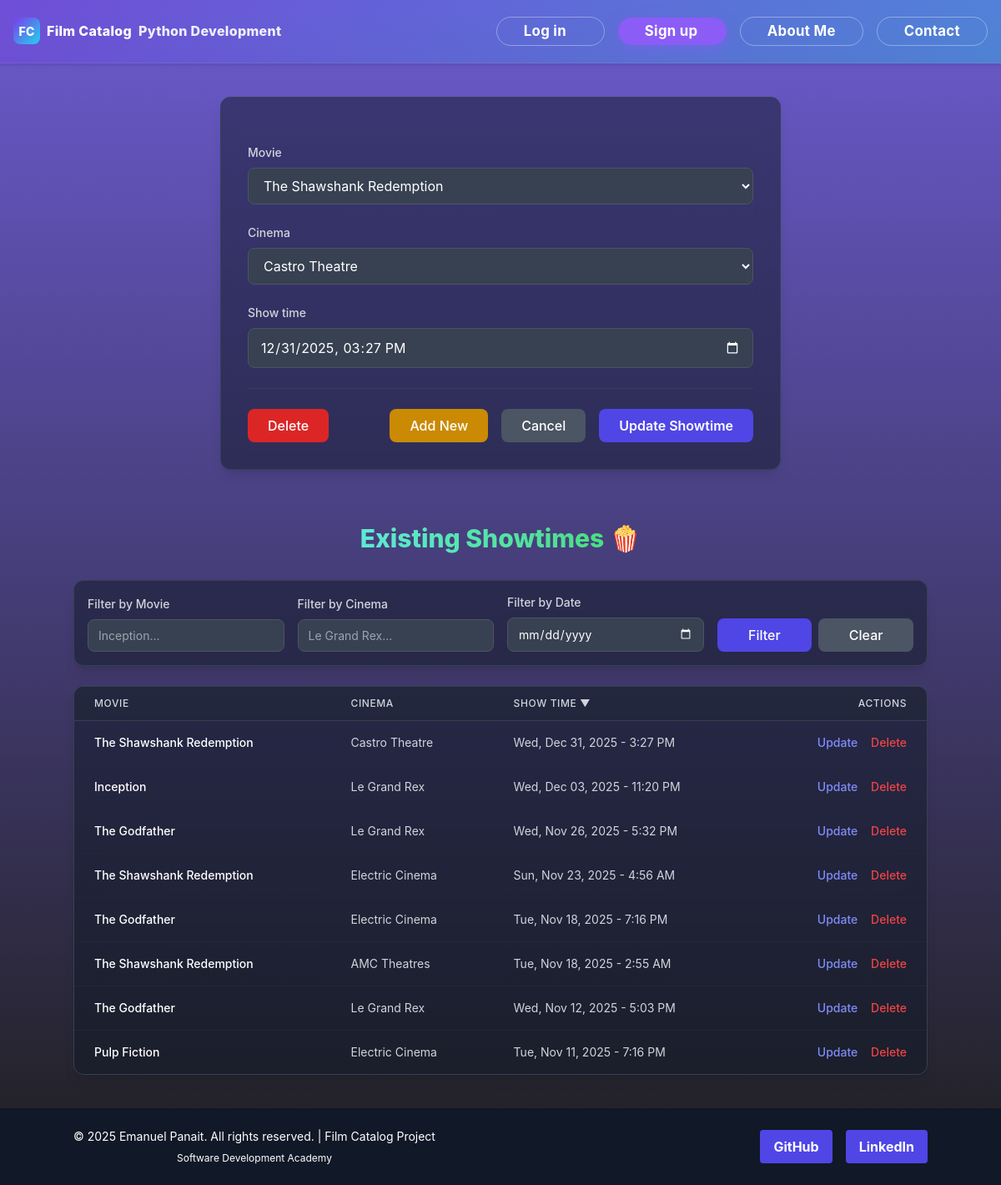
/schedule/12/update/, run on the app's committed database.
### viewer/models.py (models this page shows, shortened)
class Showtime(models.Model):
    movie = models.ForeignKey(Movie, on_delete=models.CASCADE, related_name="showtimes")
    cinema = models.ForeignKey(Cinema, on_delete=models.CASCADE, related_name="cinema_showtimes")
    show_time = models.DateTimeField()

class Movie(models.Model):
    title = models.CharField(max_length=200, blank=True, null=True)
    director = models.CharField(max_length=200, blank=True, null=True, db_column='director')
    year = models.IntegerField(blank=True, null=True, db_column='year')
    genre_movie = models.CharField(max_length=50, blank=True, null=True, db_column='genre_movie')
    cinema_price = models.IntegerField(blank=True, null=True, db_column='cinema_price')  # deprecated
    bio = models.TextField(blank=True, null=True)
    rating = models.IntegerField(blank=True, null=True, db_column='rating')
    profile_picture = models.ImageField(upload_to='movie_covers/', blank=True, null=True)
    class Meta:
        ordering = ['title']
    def __str__(self):
        return self.title or "Untitled Movie"

class Cinema(models.Model):
    name = models.CharField(max_length=100, blank=True, null=True)
    location = models.CharField(max_length=100, blank=True, null=True)
    price = models.DecimalField(max_digits=10, decimal_places=2, blank=True, null=True)
    Adult_ticket_price = models.IntegerField(blank=True, null=True)
    Child_ticket_price = models.IntegerField(blank=True, null=True)
    Senior_ticket_price = models.IntegerField(blank=True, null=True)
    Student_ticket_price = models.IntegerField(blank=True, null=True)
    weekend_surcharge = models.IntegerField(blank=True, null=True)
    holiday_surcharge = models.IntegerField(blank=True, null=True)
    weekday_discount = models.IntegerField(blank=True, null=True)
    matinee_discount = models.IntegerField(blank=True, null=True)
    def __str__(self):
        return self.name or "Unnamed Cinema"

### viewer/views.py (the view)
# urls.py: path('schedule/<int:pk>/update/', views.ShowtimeUpdateView.as_view(), name='showtime_update'),
class ShowtimeUpdateView(UpdateView):
    model = Showtime
    form_class = ShowtimeForm
    template_name = 'add_showtime.html' # Același template ca la creare
    success_url = reverse_lazy('showtime_create') # Mergi înapoi la pagina principală
    def get_context_data(self, **kwargs):
        context = super().get_context_data(**kwargs)
        showtime_list = Showtime.objects.select_related('movie', 'cinema')
        movie_filter = self.request.GET.get('movie_filter', None)
        cinema_filter = self.request.GET.get('cinema_filter', None)
        date_filter = self.request.GET.get('date_filter', None)
        if movie_filter:
            showtime_list = showtime_list.filter(movie__title__icontains=movie_filter)
        if cinema_filter:
            showtime_list = showtime_list.filter(cinema__name__icontains=cinema_filter)
        if date_filter:
            showtime_list = showtime_list.filter(show_time__date=date_filter)
        sort_by = self.request.GET.get('sort', '-show_time')
        valid_sort_fields = [
            'movie__title', '-movie__title', 'cinema__name',
            '-cinema__name', 'show_time', '-show_time'
        ]
        if sort_by not in valid_sort_fields:
            sort_by = '-show_time'
        showtime_list = showtime_list.order_by(sort_by)
        context['showtime_list'] = showtime_list
        context['current_sort'] = sort_by
        return context

### viewer/forms.py
class ShowtimeForm(forms.ModelForm):
    class Meta:
        model = Showtime
        fields = ['movie', 'cinema', 'show_time']
        widgets = {
            'movie': forms.Select(attrs={'class': 'form-control'}),
            'cinema': forms.Select(attrs={'class': 'form-control'}),
            'show_time': forms.DateTimeInput(
                attrs={'type': 'datetime-local', 'class': 'form-control'},
                format='%Y-%m-%dT%H:%M'
            ),
        }
    def __init__(self, *args, **kwargs):
        super().__init__(*args, **kwargs)
        self.fields['movie'].queryset = Movie.objects.all().order_by('title')
        self.fields['cinema'].queryset = Cinema.objects.all().order_by('name')

### viewer/templatetags/sorting_tags.py (called while the page is built)
@register.simple_tag(takes_context=True)
def sorted_url(context, sort_field):
    request = context['request']
    current_sort = request.GET.get('sort', '-show_time') # Trebuie să se potrivească cu cel din view
    new_sort_val = sort_field # Implicit, sortează ascendent
    if current_sort == sort_field:
        new_sort_val = f"-{sort_field}"
    elif current_sort == f"-{sort_field}":
        new_sort_val = sort_field
    query_params = request.GET.copy()
    query_params['sort'] = new_sort_val
    return query_params.urlencode()

### viewer/Templates/add_showtime.html (shortened to what this page needs)
{% extends 'base.html' %}
{% load static %}
{% load sorting_tags %}
{% block content %}
<div class="w-full max-w-screen-xl mx-auto px-2 sm:px-4 md:px-8 py-10">
    <div class="max-w-2xl mx-auto bg-gray-900/50 backdrop-blur-md rounded-xl shadow-lg overflow-hidden border border-gray-700 mb-16">
        <form method="post" class="p-6 sm:p-8 space-y-6">
            <div>
                <label for="{{ form.movie.id_for_label }}" class="block text-sm font-medium text-gray-300 mb-2">{{ form.movie.label }}</label>
                {{ form.movie }} {% if form.movie.errors %}<div class="text-red-400 text-sm mt-1">{{ form.movie.errors }}</div>{% endif %}
            </div>
            <div>
                <label for="{{ form.cinema.id_for_label }}" class="block text-sm font-medium text-gray-300 mb-2">{{ form.cinema.label }}</label>
                {{ form.cinema }} {% if form.cinema.errors %}<div class="text-red-400 text-sm mt-1">{{ form.cinema.errors }}</div>{% endif %}
            </div>
            <div>
                <label for="{{ form.show_time.id_for_label }}" class="block text-sm font-medium text-gray-300 mb-2">{{ form.show_time.label }}</label>
                {{ form.show_time }} {% if form.show_time.errors %}<div class="text-red-400 text-sm mt-1">{{ form.show_time.errors }}</div>{% endif %}
            </div>
            <div class="flex flex-col sm:flex-row items-center {% if object %}justify-between{% else %}justify-end{% endif %} gap-4 pt-6 border-t border-gray-700">
                {% if object %}
                <a href="{% url 'showtime_delete' object.pk %}" class="text-center bg-red-600 text-white px-6 py-2 rounded-lg hover:bg-red-700 transition font-medium w-full sm:w-auto">
                    Delete
                </a>
                {% endif %}
                <div class="flex flex-col sm:flex-row justify-end gap-4 w-full sm:w-auto">
                    {% if object %}
                        <a href="{% url 'showtime_create' %}" class="text-center bg-yellow-600 text-white px-6 py-2 rounded-lg hover:bg-yellow-700 transition font-medium">
                            Add New
                        </a>
                    {% endif %}
                    <a href="{% url 'showtime_create' %}" class="text-center bg-gray-600 text-white px-6 py-2 rounded-lg hover:bg-gray-700 transition font-medium">
                        Cancel
                    </a>
                    <button type="submit" class="bg-indigo-600 text-white font-semibold px-6 py-2 rounded-lg hover:bg-indigo-700 transition">
                        {% if object %}
                            Update Showtime
                        {% else %}
                            Save Showtime
                        {% endif %}
                    </button>
                </div>
            </div>
        </form>
    </div>
    <div class="max-w-5xl mx-auto">
        <h2 class="text-3xl font-extrabold text-white text-center mb-8">
            <span class='bg-clip-text bg-gradient-to-r from-teal-300 to-green-400 text-transparent'>
            </span>
            <span>
                🍿
            </span>
        </h2>
        <form method="get" action="" class="mb-6 p-4 bg-gray-900/50 backdrop-blur-md border border-gray-700 rounded-xl shadow-lg">
            <div class="grid grid-cols-1 md:grid-cols-4 gap-4 items-end">
                <div>
                    <label for="movie_filter" class="block text-sm font-medium text-gray-300 mb-2">Filter by Movie</label>
                    <input type="text" name="movie_filter" id="movie_filter" class="w-full filter-input" placeholder="Inception..." value="{{ request.GET.movie_filter }}">
                </div>
                <div>
                    <label for="cinema_filter" class="block text-sm font-medium text-gray-300 mb-2">Filter by Cinema</label>
                    <input type="text" name="cinema_filter" id="cinema_filter" class="w-full filter-input" placeholder="Le Grand Rex..." value="{{ request.GET.cinema_filter }}">
                </div>
                <div>
                    <label for="date_filter" class="block text-sm font-medium text-gray-300 mb-2">Filter by Date</label>
                    <input type="date" name="date_filter" id="date_filter" class="w-full filter-input form-control" value="{{ request.GET.date_filter }}">
                </div>
                <div class="flex flex-col sm:flex-row gap-2">
                    <button type="submit" class="w-full filter-btn filter-btn-apply">Filter</button>
                    <a href="{% url 'showtime_create' %}" class="w-full text-center filter-btn filter-btn-clear">Clear</a>
                </div>
            </div>
        </form>
        {% if showtime_list %}
            <div class="bg-gray-900/50 backdrop-blur-md border border-gray-700 rounded-xl shadow-lg overflow-hidden">
                <table class="min-w-full divide-y divide-gray-700">
                    <thead class="bg-gray-800/50">
                        <tr>
                            <th scope="col" class="px-6 py-3 text-left text-xs font-medium text-gray-300 uppercase tracking-wider">
                                {% sorted_url "movie__title" as movie_sort_url %}
                                <a href="?{{ movie_sort_url }}" class="hover:text-white transition">
                                    Movie
                                </a>
                            </th>
                            <th scope="col" class="px-6 py-3 text-left text-xs font-medium text-gray-300 uppercase tracking-wider">
                                {% sorted_url "cinema__name" as cinema_sort_url %}
                                <a href="?{{ cinema_sort_url }}" class="hover:text-white transition">
                                    Cinema
                                </a>
                            </th>
                            <th scope="col" class="px-6 py-3 text-left text-xs font-medium text-gray-300 uppercase tracking-wider">
                                {% sorted_url "show_time" as time_sort_url %}
                                <a href="?{{ time_sort_url }}" class="hover:text-white transition">
                                    Show Time
                                    {% if current_sort == "show_time" %} <span>▲</span>
                                    {% elif current_sort == "-show_time" %} <span>▼</span>
                                    {% endif %}
                                </a>
                            </th>
                            <th scope="col" class="px-6 py-3 text-right text-xs font-medium text-gray-300 uppercase tracking-wider">
                                Actions
                            </th>
                        </tr>
                    </thead>
                    <tbody class="divide-y divide-gray-800">
                        {% for show in showtime_list %}
                        <tr class="hover:bg-gray-800/60 transition">
                            <td class="px-6 py-4 whitespace-nowrap text-sm font-medium text-white">{{ show.movie.title }}</td>
                            <td class="px-6 py-4 whitespace-nowrap text-sm text-gray-300">{{ show.cinema.name }}</td>
                            <td class="px-6 py-4 whitespace-nowrap text-sm text-gray-300">{{ show.show_time|date:"D, M d, Y - g:i A" }}</td>
                            <td class="px-6 py-4 whitespace-nowrap text-right text-sm font-medium space-x-3">
                                <a href="{% url 'showtime_update' show.pk %}" class="text-indigo-400 hover:text-indigo-300 transition">
                                    Update
                                </a>
                                <a href="{% url 'showtime_delete' show.pk %}" class="text-red-500 hover:text-red-400 transition">
                                    Delete
                                </a>
                            </td>
                        </tr>
                        {% endfor %}
                    </tbody>
                </table>
            </div>
        {% else %}
            <div class="text-center py-10 bg-gray-900/50 backdrop-blur-md rounded-xl border border-gray-700">
                <p class="text-gray-400">No showtimes match your filters or none are scheduled.</p> </div>
        {% endif %}
    </div>
</div>
{% endblock %}

### viewer/Templates/base.html (style rules this page uses)
body { font-family: 'Inter', sans-serif; background: linear-gradient(to bottom, #6a5acd, #1f1f1f); opacity: 0; transition: opacity 0.4s; min-height: 100vh; display: flex; flex-direction: column; }

### viewer/Templates/add_showtime.html (style rules this page uses)
.form-control { width: 100%; padding: 10px 14px; border-radius: 8px; border: 1px solid #4B5563; background-color: #374151; color: #FFFFFF; transition: all 0.15s ease; }
input[type="datetime-local"].form-control, input[type="date"].form-control { color-scheme: dark; }
.filter-input { background-color: #374151; border: 1px solid #4B5563; color: white; padding: 8px 12px; border-radius: 8px; font-size: 0.875rem; }
.filter-btn { padding: 8px 16px; border-radius: 8px; font-weight: 500; transition: all 0.15s ease; }
.filter-btn-apply { background-color: #4f46e5; color: white; }
.filter-btn-clear { background-color: #4B5563; color: white; }

### data on the page
Showtime: movie "The Shawshank Redemption", cinema "Castro Theatre", show_time "12/31/2025 15:27", cinema.name "Castro Theatre", show_time "Wed, Dec 31, 2025 - 3:27 PM"
Showtime: movie "Inception", cinema.name "Le Grand Rex", show_time "Wed, Dec 03, 2025 - 11:20 PM"
Showtime: movie "The Godfather", cinema.name "Le Grand Rex", show_time "Wed, Nov 26, 2025 - 5:32 PM"
Showtime: movie "The Shawshank Redemption", cinema.name "Electric Cinema", show_time "Sun, Nov 23, 2025 - 4:56 AM"
Showtime: movie "The Godfather", cinema.name "Electric Cinema", show_time "Tue, Nov 18, 2025 - 7:16 PM"
Showtime: movie "The Shawshank Redemption", cinema.name "AMC Theatres", show_time "Tue, Nov 18, 2025 - 2:55 AM"
Showtime: movie "The Godfather", cinema.name "Le Grand Rex", show_time "Wed, Nov 12, 2025 - 5:03 PM"
Showtime: movie "Pulp Fiction", cinema.name "Electric Cinema", show_time "Tue, Nov 11, 2025 - 7:16 PM"
